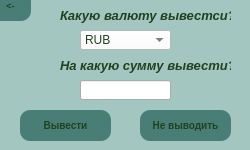
<?xml version="1.0" encoding="UTF-8"?>
<ui version="4.0">
 <class>Form</class>
 <widget class="QWidget" name="Form">
  <property name="geometry">
   <rect>
    <x>0</x>
    <y>0</y>
    <width>250</width>
    <height>150</height>
   </rect>
  </property>
  <property name="minimumSize">
   <size>
    <width>250</width>
    <height>150</height>
   </size>
  </property>
  <property name="maximumSize">
   <size>
    <width>250</width>
    <height>150</height>
   </size>
  </property>
  <property name="windowTitle">
   <string>Form</string>
  </property>
  <widget class="QLabel" name="label_2">
   <property name="geometry">
    <rect>
     <x>-10</x>
     <y>-10</y>
     <width>291</width>
     <height>171</height>
    </rect>
   </property>
   <property name="styleSheet">
    <string notr="true">background-color:#a3c6c0;
color:#20603d;
border-stule:outset;
border-width:2px;
border-radius:10px;
border-color:white;
font:bold 14px;
padding:10px;
min-width:10px;
</string>
   </property>
   <property name="text">
    <string/>
   </property>
  </widget>
  <widget class="QPushButton" name="bringout_btn">
   <property name="geometry">
    <rect>
     <x>20</x>
     <y>110</y>
     <width>91</width>
     <height>31</height>
    </rect>
   </property>
   <property name="styleSheet">
    <string notr="true">background-color:#497e76;
color:#21421e;
border-stule:outset;
border-width:2px;
border-radius:10px;
border-color:white;
font:bold 10px;
padding:10px;
min-width:10px;
</string>
   </property>
   <property name="text">
    <string>Вывести</string>
   </property>
  </widget>
  <widget class="QPushButton" name="No_bringout_btn">
   <property name="geometry">
    <rect>
     <x>140</x>
     <y>110</y>
     <width>91</width>
     <height>31</height>
    </rect>
   </property>
   <property name="styleSheet">
    <string notr="true">background-color:#497e76;
color:#21421e;
border-stule:outset;
border-width:2px;
border-radius:10px;
border-color:white;
font:bold 10px;
padding:10px;
min-width:10px;
</string>
   </property>
   <property name="text">
    <string>Не выводить</string>
   </property>
  </widget>
  <widget class="QComboBox" name="comboBox_bringout">
   <property name="geometry">
    <rect>
     <x>80</x>
     <y>30</y>
     <width>91</width>
     <height>20</height>
    </rect>
   </property>
   <property name="styleSheet">
    <string notr="true">background-color: white;
color:#21421e;</string>
   </property>
   <item>
    <property name="text">
     <string>RUB</string>
    </property>
   </item>
   <item>
    <property name="text">
     <string>USDT</string>
    </property>
   </item>
   <item>
    <property name="text">
     <string>EUR</string>
    </property>
   </item>
   <item>
    <property name="text">
     <string>BTC</string>
    </property>
   </item>
   <item>
    <property name="text">
     <string>ETH</string>
    </property>
   </item>
  </widget>
  <widget class="QLabel" name="label">
   <property name="geometry">
    <rect>
     <x>60</x>
     <y>0</y>
     <width>171</width>
     <height>31</height>
    </rect>
   </property>
   <property name="styleSheet">
    <string notr="true">color:#21421e;</string>
   </property>
   <property name="text">
    <string>&lt;html&gt;&lt;head/&gt;&lt;body&gt;&lt;p&gt;&lt;span style=&quot; font-size:10pt; font-weight:600; font-style:italic;&quot;&gt;Какую валюту вывестси?&lt;/span&gt;&lt;/p&gt;&lt;/body&gt;&lt;/html&gt;</string>
   </property>
  </widget>
  <widget class="QLabel" name="label_3">
   <property name="geometry">
    <rect>
     <x>60</x>
     <y>50</y>
     <width>171</width>
     <height>31</height>
    </rect>
   </property>
   <property name="styleSheet">
    <string notr="true">color:#21421e;</string>
   </property>
   <property name="text">
    <string>&lt;html&gt;&lt;head/&gt;&lt;body&gt;&lt;p&gt;&lt;span style=&quot; font-size:10pt; font-weight:600; font-style:italic;&quot;&gt;На какую сумму вывести?&lt;/span&gt;&lt;/p&gt;&lt;/body&gt;&lt;/html&gt;</string>
   </property>
  </widget>
  <widget class="QLineEdit" name="lineEdit_bringout">
   <property name="geometry">
    <rect>
     <x>80</x>
     <y>80</y>
     <width>91</width>
     <height>20</height>
    </rect>
   </property>
   <property name="styleSheet">
    <string notr="true">
color:#21421e;</string>
   </property>
  </widget>
  <widget class="QPushButton" name="back_2">
   <property name="geometry">
    <rect>
     <x>-10</x>
     <y>-10</y>
     <width>41</width>
     <height>31</height>
    </rect>
   </property>
   <property name="styleSheet">
    <string notr="true">background-color:#497e76;
color:#21421e;
border-stule:outset;
border-width:2px;
border-radius:10px;
border-color:white;
font:bold 9px;
padding:10px;
min-width:10px;
</string>
   </property>
   <property name="text">
    <string>&lt;-</string>
   </property>
  </widget>
 </widget>
 <resources/>
 <connections/>
</ui>
